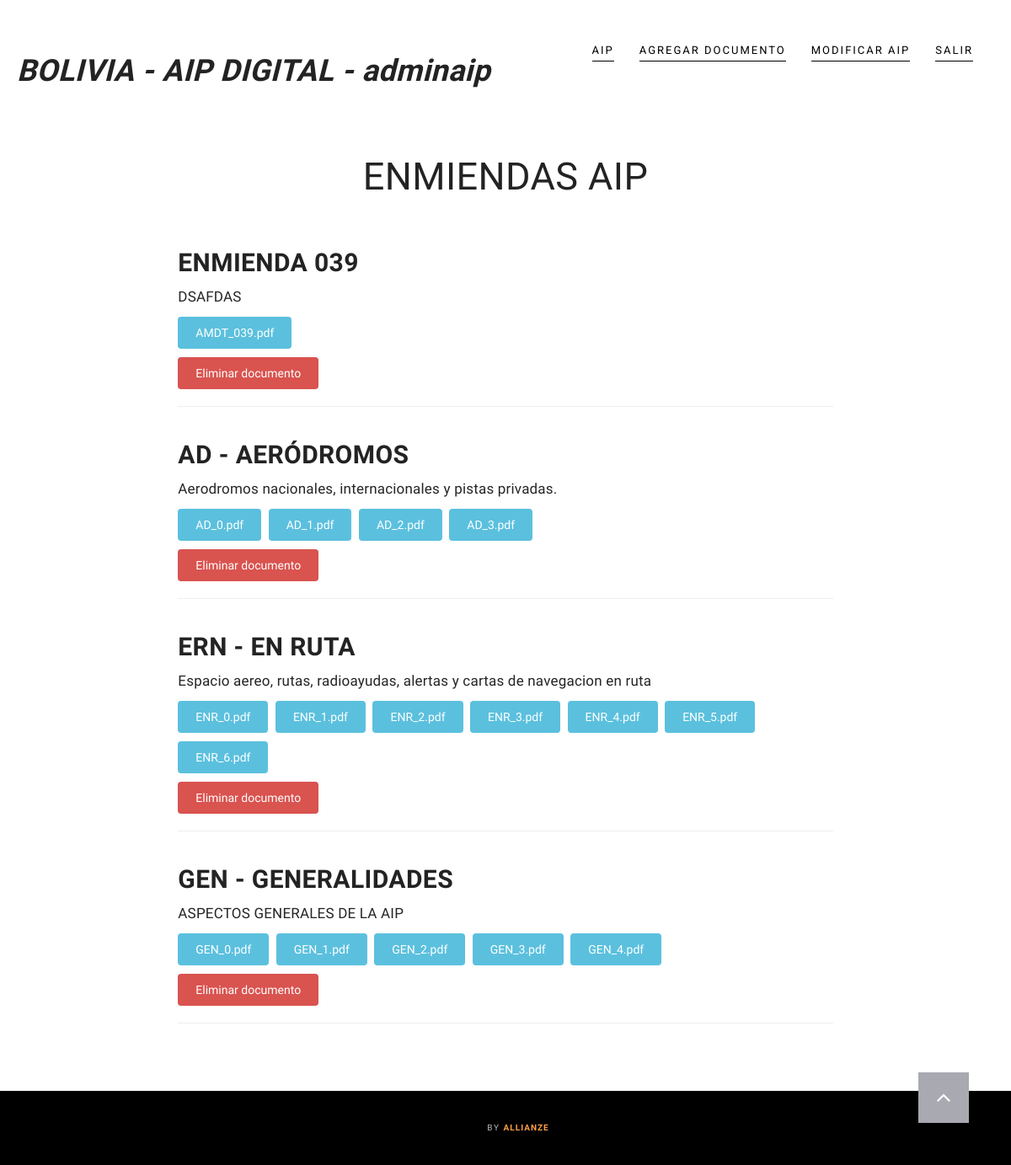
Before: /my-documents/ (signed in) with the older database file.
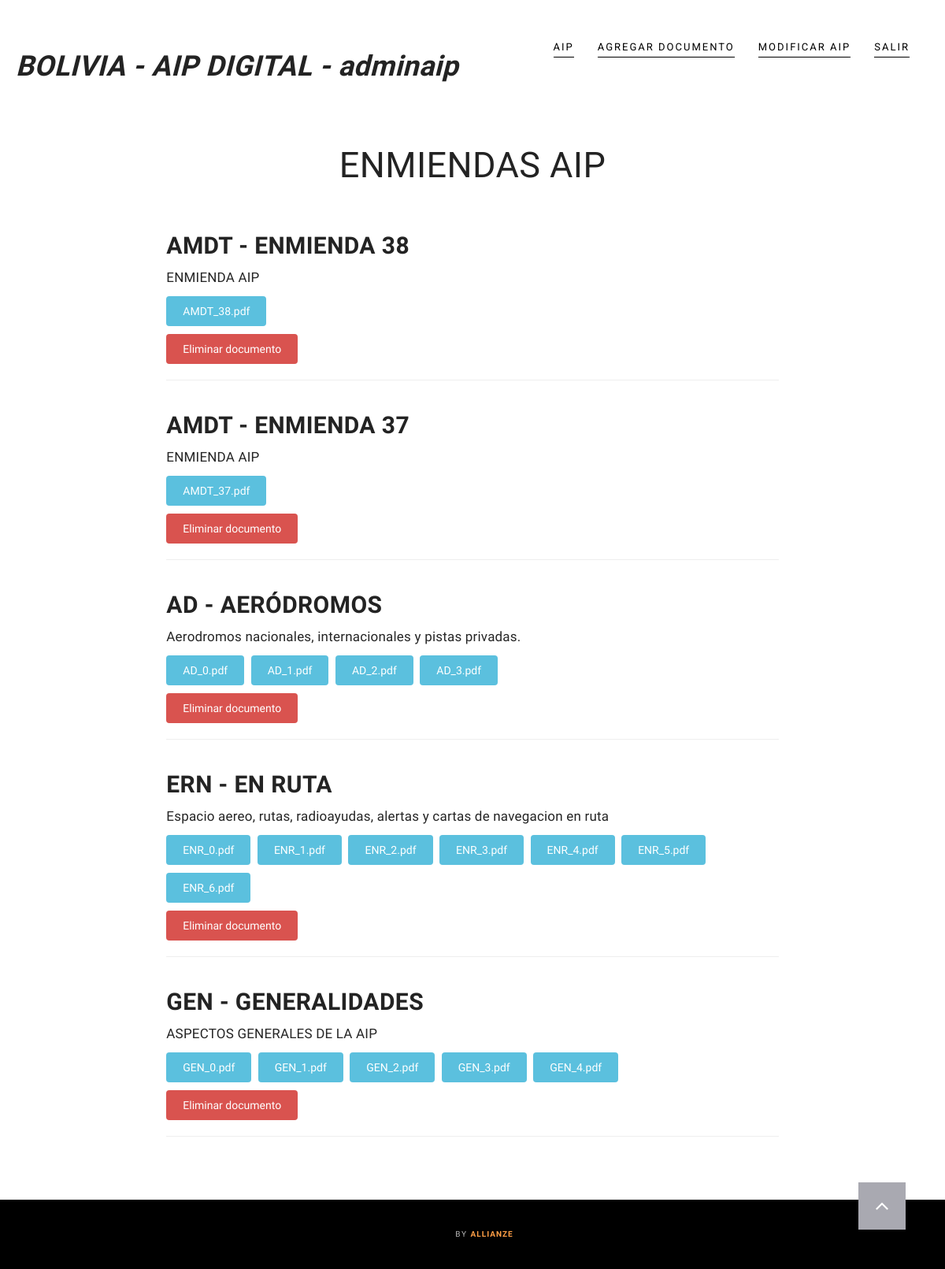
After: the same page with the newer database file.
### documents/models.py (models this page shows, shortened)
class Document(models.Model):
	uploaded_by	= models.ForeignKey(User, on_delete=models.CASCADE,)
	title 		= models.CharField(max_length=120, null=False, blank=False)
	description = models.TextField(null=True, blank=True)
	timestamp	= models.DateTimeField(auto_now_add=True)
	updated		= models.DateTimeField(auto_now=True)
	slug 		= models.SlugField(null=True, blank=True)

class DocumentUpload(models.Model):
	document_id		= models.IntegerField(default=0)
	name			= models.CharField(max_length=120, null=True, blank=True)
	document_url 	= models.FileField(null=True, blank=True)
	def __str__(self):
		return str(self.document_url)

### documents/views.py (the view)
# urls.py: url(r'^my-documents/$', user_documents, name='user_doc'),
@login_required()
def user_documents(request):
    template_name = "documents/user_documents.html"
    queryset1 = Document.objects.filter(uploaded_by=request.user).order_by("-pk")
    queryset2 = DocumentUpload.objects.all()
    cdn = CDN_DOMAIN
    context = {"object_list": queryset1, "document_list": queryset2, "cdn": cdn}
    return render(request, template_name, context)

### documents/templates/documents/user_documents.html
{% extends "base.html" %}
{% load static %}
{% block content %}
		<section>
			<div class="container">
			<div class="row">
				<div class="col-lg-12 text-center">
					<div class="section-title">
						<h2>ENMIENDAS AIP</h2>
					</div>
				</div>
			</div>
			{% for obj in object_list %}
					<div class="row row-0-gutter">
						<div class="col-md-8 col-md-offset-2 col-0-gutter">
							<h2><strong>{{ obj.title }}</strong></h2>
							<p>{{ obj.description }}</p>
							{% for doc in document_list %}
							{% if doc.document_id == obj.id %}
							<a href="/viewerjs/index.html#{{ cdn }}/media/{{ doc.document_url }}" target="_blank">
								<button class="btn btn-info" style="margin: 0 5px 10px 0;">{{doc}}</button>
							</a>
							{% endif %}
							{% endfor %}
							<br>
							{% if request.user.is_authenticated %}
							{% if obj.uploaded_by == request.user %}
							<a href="{% url 'documents:delete' pk=obj.pk %}">
								<button class="btn btn-danger">Eliminar documento</button>
							</a>
							{% endif %}
							{% endif %}
							<hr>
						</div>
					</div>
			{% endfor %}
			</div>
		</section>
{% endblock content %}

### templates/base.html (shortened to what this page needs)
{% load static %}
<!DOCTYPE html>
<html lang="en">
	<head>
		<link href="{% static 'css/bootstrap.min.css' %}" rel="stylesheet">
		<link rel="stylesheet" href="https://maxcdn.bootstrapcdn.com/font-awesome/4.4.0/css/font-awesome.min.css">
		<link href="{% static 'css/style.css' %}" rel="stylesheet">
	</head>
	<body id="page-top">
		<div class="allButFooter">
		<nav class="navbar navbar-default">
			<div class="container">
				<div class="navbar-header page-scroll">
					<a class="navbar-brand page-scroll" href="{% url 'documents:view' %}"><h1><strong><em>BOLIVIA - AIP DIGITAL - {{request.user}}</em></strong></h1></a>
					<br>
				</div>
				<div class="collapse navbar-collapse" id="bs-example-navbar-collapse-1">
					<ul class="nav navbar-nav navbar-right">
						{% if user.is_authenticated %}
						<li>
							<a class="page-scroll" href="{% url 'documents:view' %}">AIP</a>
						</li>
{% ifnotequal request.user.groups.all.0|stringformat:"s"  "G_SUSCRIPTORES_AIP" %}
						<li>
							<a class="page-scroll" href="{% url 'documents:add' %}">Agregar Documento</a>
						</li>
						<li>
							<a class="page-scroll" href="{% url 'documents:user_doc' %}">Modificar AIP</a>
						</li>
{% endifnotequal %}
						<li>
							<a class="page-scroll" href="{% url 'logout' %}">Salir</a>
						</li>
						{% endif %}
					</ul>
				</div>
		</nav>
		<br>
			{% block content %}
			{% endblock content %}
</div>
		<p id="back-top">
			<a href="#top"><i class="fa fa-angle-up"></i></a>
		</p>
		<footer>
			<div class="container text-center">
				<p>By <a href="https://github.com/caeltarifa/Publicacion_digital.git"><span>Allianze</span></a></p>
			</div>
		</footer>
	</body>
</html>

### static/css/style.css (style rules this page uses)
html, body { margin: 0px; font-family: "Raleway", Sans-serif; }
h1, h2, h3, h4, h5, h6 { font-weight: 200; letter-spacing: 0.4px; font-family: "Raleway", Sans-serif; color: #232323; }
p { font-family: 'Raleway', sans-serif; font-size: 17px; font-weight: 300; line-height: 28px; letter-spacing: 0.2px; color: #252525; }
a, a:hover, a:focus, a:active, a.active { outline: 0; }
@media (min-width: 768px) { section { padding: 150px 0; } }
section { padding: 35px 0 60px; }
.row-0-gutter { margin-left: -13px; margin-right: -13px; }
.col-0-gutter { padding-left: 0; padding-right: 0; }
.navbar-default { background-color: #F1F1F1; border-color: transparent }
.navbar-default .navbar-brand { color: #fff; padding: 5px; }
.navbar-default .navbar-collapse { border-color: rgba(255,255,255,.02) }
.navbar-default .nav li a { font-family: "Roboto",sans-serif; text-transform: uppercase; font-size: 13px; font-weight: 400; letter-spacing: 2px; color: #000; border-bottom: 1px solid; border-color: #000; margin: 10px 15px; padding: 0 0 2px 0; }
@media (min-width:768px) { .navbar-default { background-color: transparent; padding: 40px 0 0px; -webkit-transition:padding .3s; -moz-transition:padding .3s; transition:padding .3s; border:0 } }
@media (min-width:768px) { .navbar-default .navbar-brand { font-size: 2em; -webkit-transition:all .3s; -moz-transition:all .3s; transition:all .3s padding: 0px; } }
@media (min-width:768px) { .navbar-nav>li>a { padding-top: 15px; padding-bottom: 4px; } }
.section-title { padding-bottom: 30px; }
.section-title h2 { font-size: 45px; text-transform: uppercase; }
.allButFooter { min-height: calc(100vh - 95px); }
footer { padding: 30px; background-color: #000; }
footer p { color: #B7B7B7; margin: 0; font-size: 10px; text-transform: uppercase; font-weight: 500; letter-spacing: 1.6px; }
footer p a { color: #fff; }
footer p a span { color: #FF9F46; font-size: 10px; letter-spacing: 1px; font-weight: 700; }
.btn { display: inline-block; padding: 8px 20px; margin-bottom: 0; font-size: 14px; font-weight: 400; line-height: 1.42857143; text-align: center; white-space: nowrap; vertical-align: middle; -ms-touch-action: manipulation; touch-action: manipulation; cursor: pointer; -webkit-user-select: none; -moz-user-select: none; -ms-user-select: none; user-select: none; background-image: none; border: 1px solid transparent; border-radius: 4px; }
#back-top { position: fixed; z-index: 1000; bottom: 40px; right: 50px; }
#back-top a { width: 60px; height: 60px; display: block; text-align: center; font: 11px/100% Arial, Helvetica, sans-serif; text-transform: uppercase; text-decoration: none; color: #FFFFFF; background: #A9A9B1; -webkit-transition: 1s; -moz-transition: 1s; transition: 1s; }
#back-top i { margin-top: 15px; font-size: 28px; }

Changed rows visible on the page:
removed Document: title "ENMIENDA 039", description "DSAFDAS", shows "Eliminar documento"
removed DocumentUpload: document_url "AMDT_039.pdf", shown under "ENMIENDA 039"
added Document: title "AMDT - ENMIENDA 38", description "ENMIENDA AIP", shows "Eliminar documento"
added DocumentUpload: document_url "AMDT_38.pdf", shown under "AMDT - ENMIENDA 38"
added Document: title "AMDT - ENMIENDA 37", description "ENMIENDA AIP", shows "Eliminar documento"
added DocumentUpload: document_url "AMDT_37.pdf", shown under "AMDT - ENMIENDA 37"
